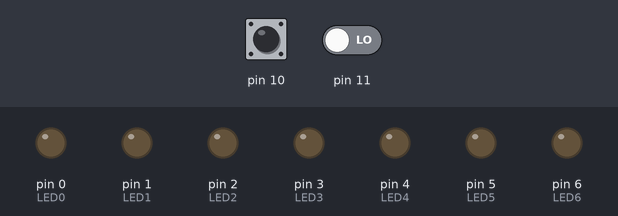
This sketch was run on a simulated Arduino Uno, built with avr-gcc and run on an emulated ATmega328P. On the bench: output pins drawn as LEDs (lit = HIGH). Inputs (shaded band) come from the test bench; at power-on: pin 10 HIGH, pin 11 LOW.

Above: at 0.15 s.
At 1.05 s:
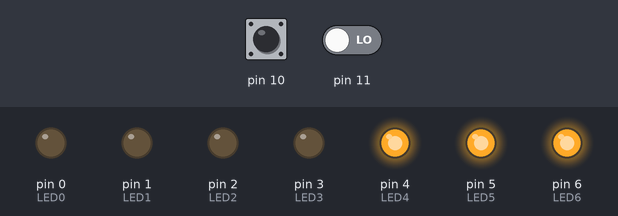
At 1.65 s:
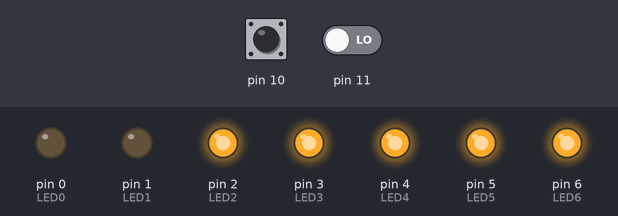
At 2.2 s:
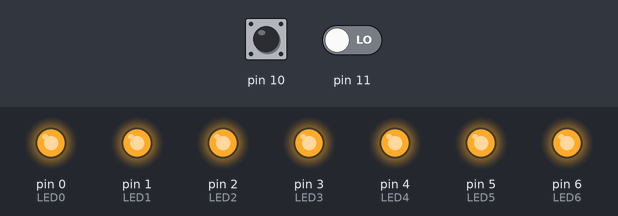
Timing chart, 0 to 3.7 s (numbered marks = the images above):
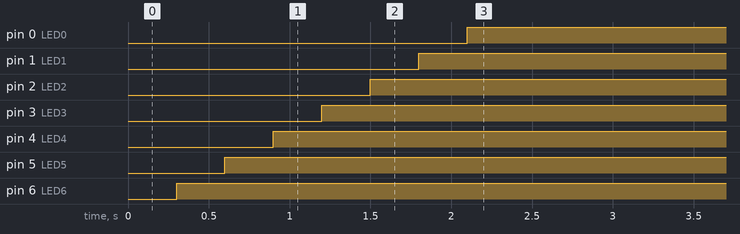

Measured:
- by itself, pin 0 (LED0): LOW → HIGH at 2.1 s
- by itself, pin 1 (LED1): LOW → HIGH at 1.8 s
- by itself, pin 2 (LED2): LOW → HIGH at 1.5 s
- by itself, pin 3 (LED3): LOW → HIGH at 1.2 s
- by itself, pin 4 (LED4): LOW → HIGH at 0.90 s
- by itself, pin 5 (LED5): LOW → HIGH at 0.60 s
- by itself, pin 6 (LED6): LOW → HIGH at 0.30 s

The sketch:

Code.ino
```cpp
#define DELAY 300
#define LED0 0
#define LED1 1
#define LED2 2
#define LED3 3
#define LED4 4
#define LED5 5
#define LED6 6

void setup() {
  pinMode(LED0, OUTPUT);
  pinMode(LED1, OUTPUT);
  pinMode(LED2, OUTPUT);
  pinMode(LED3, OUTPUT);
  pinMode(LED4, OUTPUT);
  pinMode(LED5, OUTPUT);
  pinMode(LED6, OUTPUT);

  pinMode(10, INPUT);
  pinMode(11, INPUT);
  pinMode(12, INPUT);
}

void loop() {
  if (digitalRead(10) == LOW)
  {
    delay(DELAY);
    digitalWrite(LED0, HIGH);
    delay(DELAY);
    digitalWrite(LED1, HIGH);
    delay(DELAY);
    digitalWrite(LED2, HIGH);
    delay(DELAY);
    digitalWrite(LED3, HIGH);
    delay(DELAY);
    digitalWrite(LED4, HIGH);
    delay(DELAY);
    digitalWrite(LED5, HIGH);
    delay(DELAY);
    digitalWrite(LED6, HIGH);
  }
  else if (digitalRead(11) == LOW)
  {
    delay(DELAY);
    digitalWrite(LED6, HIGH);
    delay(DELAY);
    digitalWrite(LED5, HIGH);
    delay(DELAY);
    digitalWrite(LED4, HIGH);
    delay(DELAY);
    digitalWrite(LED3, HIGH);
    delay(DELAY);
    digitalWrite(LED2, HIGH);
    delay(DELAY);
    digitalWrite(LED1, HIGH);
    delay(DELAY);
    digitalWrite(LED0, HIGH);
  }
  else if (digitalRead(12) == LOW)
  {
    digitalWrite(LED0, LOW);
    digitalWrite(LED1, LOW);
    digitalWrite(LED2, LOW);
    digitalWrite(LED3, LOW);
    digitalWrite(LED4, LOW);
    digitalWrite(LED5, LOW);
    digitalWrite(LED6, LOW);
  }
  else
  {
    //If multiple switches are on, or all of them are off
    //Do nothing
  }
}
```
